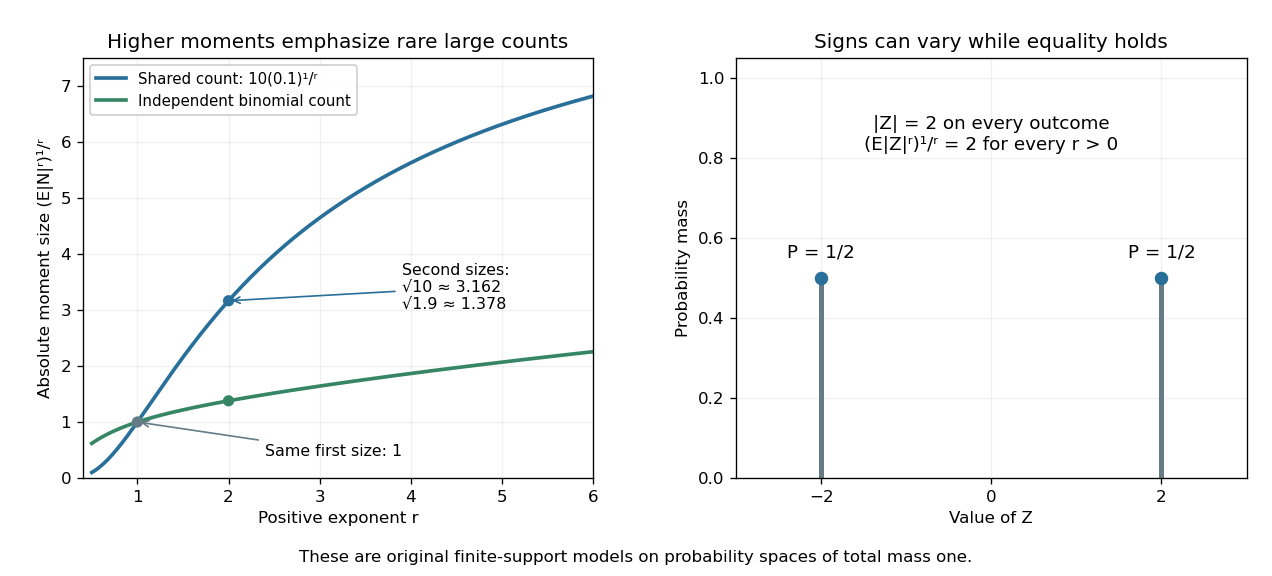

Python code for this plot:
"""Absolute moment sizes for toy counts and a constant-magnitude variable.

Matching opaque PNG goes into CWD. See pyproject.toml for versions.
"""
from pathlib import Path
from math import comb
import matplotlib
matplotlib.use('Agg')
import matplotlib.pyplot as plt
import numpy as np

r=np.linspace(0.5,6,300);k=np.arange(1,11)
pmf=np.array([comb(10,int(j))*0.1**int(j)*0.9**(10-int(j)) for j in k])
independent=np.array([np.dot(pmf,k**float(t))**(1/float(t)) for t in r])
shared=10*0.1**(1/r)
fig,axes=plt.subplots(1,2,figsize=(10.6,4.8),dpi=120,facecolor='white')
for ax in axes:
    ax.set_facecolor('white');ax.grid(alpha=0.17)
axes[0].plot(r,shared,lw=2.2,color='#286f99',label='Shared count: 10(0.1)¹/ʳ')
axes[0].plot(r,independent,lw=2.2,color='#368565',label='Independent binomial count')
axes[0].scatter([1,2,2],[1,np.sqrt(10),np.sqrt(1.9)],color=['#657b86','#286f99','#368565'],s=33,zorder=5)
axes[0].annotate('Same first size: 1',(1,1),xytext=(2.4,0.4),fontsize=9.5,
                 arrowprops={'arrowstyle':'->','color':'#657b86'})
axes[0].annotate('Second sizes:\n√10 ≈ 3.162\n√1.9 ≈ 1.378',(2,np.sqrt(10)),xytext=(3.9,3),fontsize=9.5,
                 arrowprops={'arrowstyle':'->','color':'#286f99'})
axes[0].set(xlim=(0.4,6),ylim=(0,7.5),xlabel='Positive exponent r',ylabel='Absolute moment size (E|N|ʳ)¹/ʳ',
            title='Higher moments emphasize rare large counts')
axes[0].legend(loc='upper left',fontsize=9,framealpha=0.96)
axes[1].vlines([-2,2],0,[0.5,0.5],color='#657b86',lw=3)
axes[1].scatter([-2,2],[0.5,0.5],s=50,color='#286f99',zorder=5)
axes[1].text(-2,0.55,'P = 1/2',ha='center',fontsize=11)
axes[1].text(2,0.55,'P = 1/2',ha='center',fontsize=11)
axes[1].text(0,0.82,'|Z| = 2 on every outcome\n(E|Z|ʳ)¹/ʳ = 2 for every r > 0',ha='center',fontsize=11)
axes[1].set(xlim=(-3,3),ylim=(0,1.05),xticks=[-2,0,2],xlabel='Value of Z',ylabel='Probability mass',
            title='Signs can vary while equality holds')
fig.text(0.5,0.025,'These are original finite-support models on probability spaces of total mass one.',ha='center',fontsize=10)
fig.subplots_adjust(left=0.065,right=0.98,top=0.9,bottom=0.17,wspace=0.28)
fig.savefig(Path.cwd()/(Path(__file__).stem+'.png'),facecolor='white');plt.close(fig)
